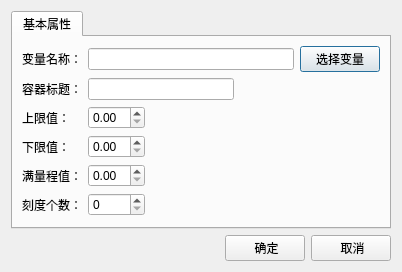
<?xml version="1.0" encoding="UTF-8"?>
<ui version="4.0">
 <class>EditBasicPropertyDialog</class>
 <widget class="QDialog" name="EditBasicPropertyDialog">
  <property name="geometry">
   <rect>
    <x>0</x>
    <y>0</y>
    <width>402</width>
    <height>264</height>
   </rect>
  </property>
  <property name="windowTitle">
   <string>Dialog</string>
  </property>
  <layout class="QVBoxLayout" name="verticalLayout">
   <item>
    <widget class="QTabWidget" name="tabWidget">
     <property name="currentIndex">
      <number>0</number>
     </property>
     <widget class="QWidget" name="tabSelectTag">
      <attribute name="title">
       <string>基本属性</string>
      </attribute>
      <layout class="QVBoxLayout" name="verticalLayout_2">
       <item>
        <layout class="QHBoxLayout" name="horizontalLayout_2">
         <item>
          <widget class="QLabel" name="label">
           <property name="text">
            <string>变量名称：</string>
           </property>
          </widget>
         </item>
         <item>
          <widget class="QLineEdit" name="editTagSelected"/>
         </item>
         <item>
          <widget class="QPushButton" name="btnSelectTag">
           <property name="text">
            <string>选择变量</string>
           </property>
          </widget>
         </item>
        </layout>
       </item>
       <item>
        <layout class="QHBoxLayout" name="horizontalLayout_6">
         <item>
          <widget class="QLabel" name="label_2">
           <property name="text">
            <string>容器标题：</string>
           </property>
          </widget>
         </item>
         <item>
          <widget class="QLineEdit" name="editTitle"/>
         </item>
         <item>
          <spacer name="horizontalSpacer_2">
           <property name="orientation">
            <enum>Qt::Horizontal</enum>
           </property>
           <property name="sizeHint" stdset="0">
            <size>
             <width>40</width>
             <height>20</height>
            </size>
           </property>
          </spacer>
         </item>
        </layout>
       </item>
       <item>
        <layout class="QGridLayout" name="gridLayout">
         <item row="1" column="1">
          <widget class="QDoubleSpinBox" name="spinBoxLower"/>
         </item>
         <item row="3" column="0">
          <widget class="QLabel" name="label_6">
           <property name="text">
            <string>刻度个数：</string>
           </property>
          </widget>
         </item>
         <item row="0" column="1">
          <widget class="QDoubleSpinBox" name="spinBoxUpper"/>
         </item>
         <item row="1" column="0">
          <widget class="QLabel" name="label_3">
           <property name="text">
            <string>下限值：</string>
           </property>
          </widget>
         </item>
         <item row="2" column="0">
          <widget class="QLabel" name="label_5">
           <property name="text">
            <string>满量程值：</string>
           </property>
          </widget>
         </item>
         <item row="3" column="1">
          <widget class="QSpinBox" name="spinBoxNum"/>
         </item>
         <item row="2" column="1">
          <widget class="QDoubleSpinBox" name="spinBoxMax"/>
         </item>
         <item row="0" column="0">
          <widget class="QLabel" name="label_4">
           <property name="text">
            <string>上限值：</string>
           </property>
          </widget>
         </item>
         <item row="1" column="2">
          <spacer name="horizontalSpacer_3">
           <property name="orientation">
            <enum>Qt::Horizontal</enum>
           </property>
           <property name="sizeHint" stdset="0">
            <size>
             <width>40</width>
             <height>20</height>
            </size>
           </property>
          </spacer>
         </item>
        </layout>
       </item>
       <item>
        <spacer name="verticalSpacer">
         <property name="orientation">
          <enum>Qt::Vertical</enum>
         </property>
         <property name="sizeHint" stdset="0">
          <size>
           <width>20</width>
           <height>138</height>
          </size>
         </property>
        </spacer>
       </item>
      </layout>
     </widget>
    </widget>
   </item>
   <item>
    <layout class="QHBoxLayout" name="horizontalLayout">
     <item>
      <spacer name="horizontalSpacer">
       <property name="orientation">
        <enum>Qt::Horizontal</enum>
       </property>
       <property name="sizeHint" stdset="0">
        <size>
         <width>40</width>
         <height>20</height>
        </size>
       </property>
      </spacer>
     </item>
     <item>
      <widget class="QPushButton" name="btnOk">
       <property name="text">
        <string> 确定</string>
       </property>
      </widget>
     </item>
     <item>
      <widget class="QPushButton" name="btnCancel">
       <property name="text">
        <string> 取消</string>
       </property>
      </widget>
     </item>
    </layout>
   </item>
  </layout>
 </widget>
 <resources/>
 <connections/>
</ui>
